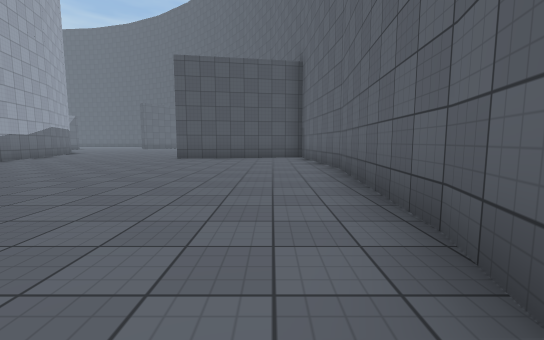
View 1 (above)

17 first-person views from a walk through a 3-D level made in the Unity game engine. The camera is 1.2 m above the floor, tilts 6° down and sees 90° across. The floor is counted in squares, 2 m on a side. Each view is taken from the middle of a square. On the plan, view 1 faces up. The plan holds only what a view shows up to about 9 squares ahead; the rest is blank. The place goes on beyond the plan. Surface patterns are stand-ins for the level's own textures.

View 2
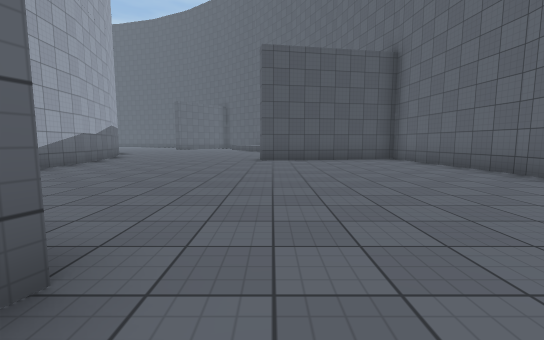

View 3
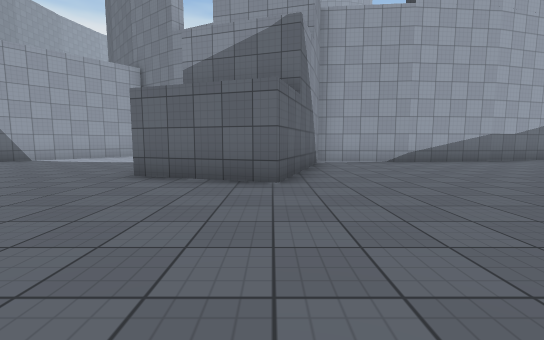

View 4
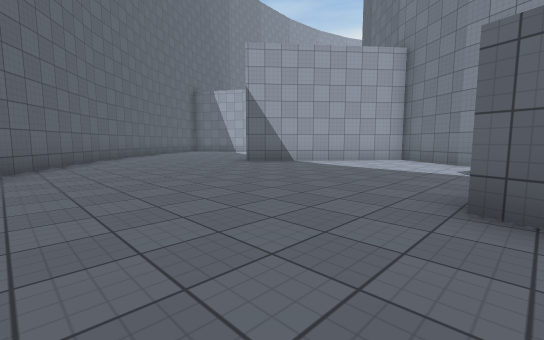

View 5
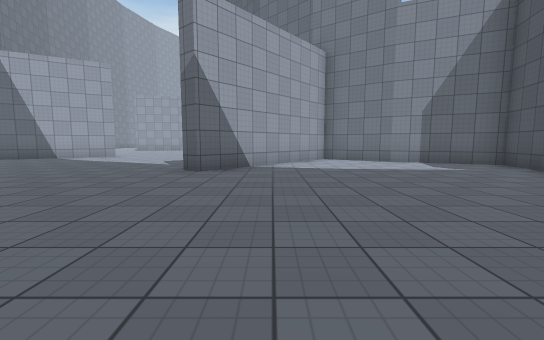

View 6
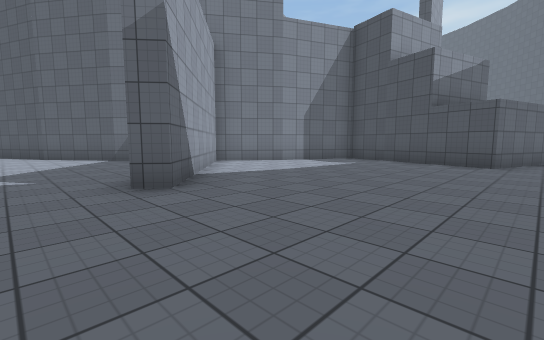

View 7
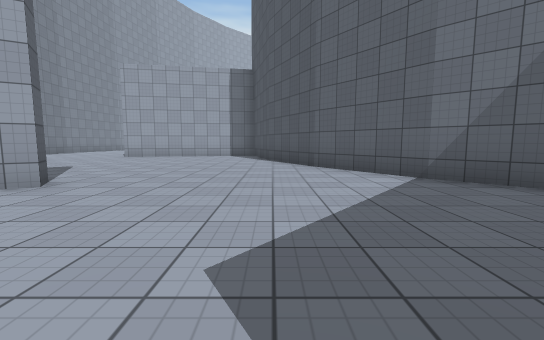

View 8
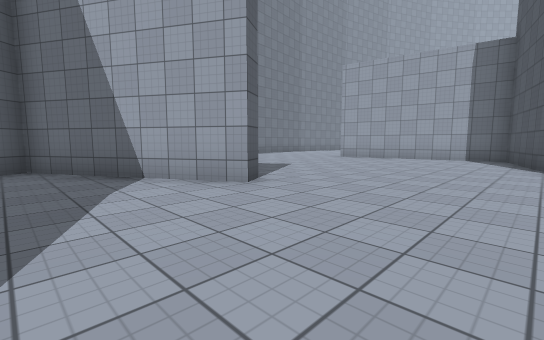

View 9
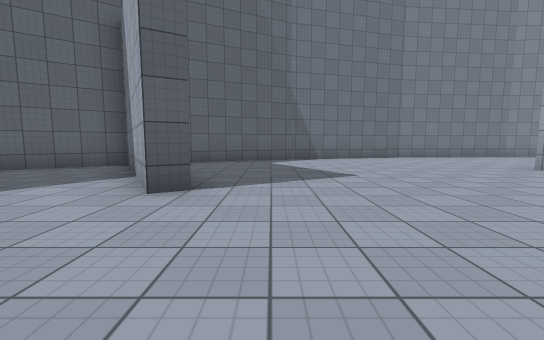

View 10
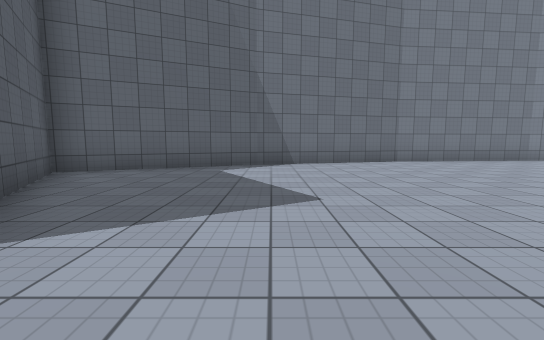

View 11
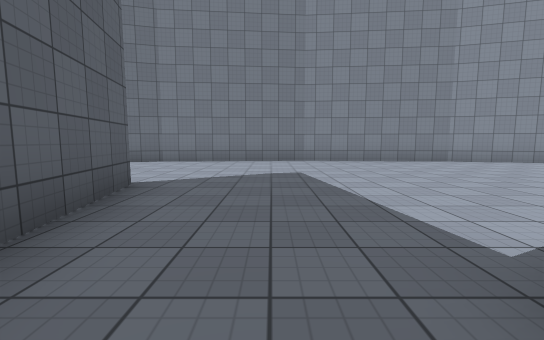

View 12
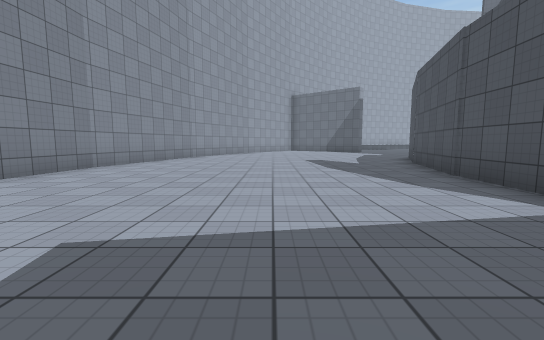

View 13
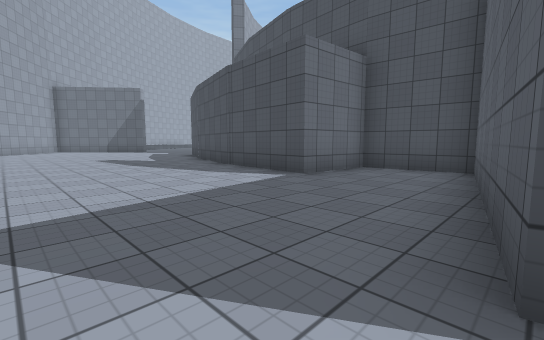

View 14
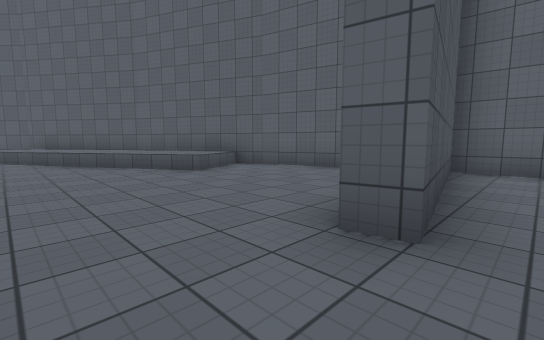

View 15
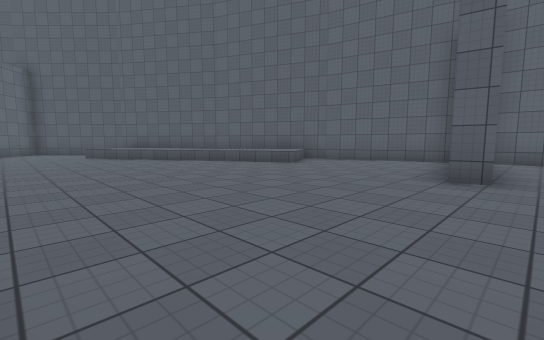

View 16
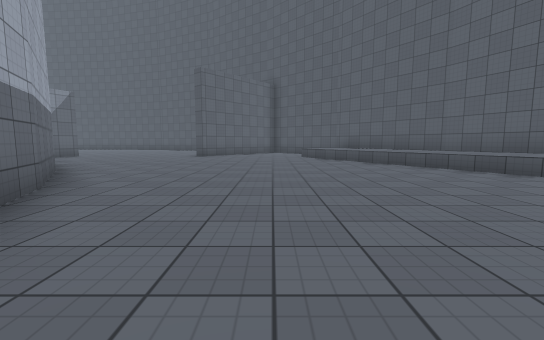

View 17
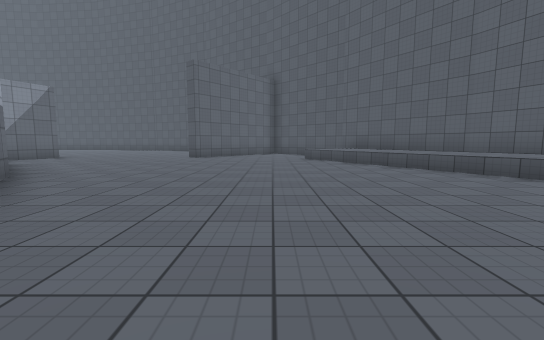

### Floor plan
Points are (right, up) in squares from view 1. A wall is a line through its corners. A room is listed if a view was taken in it or the views show most of it. See-through windows are left out.
Room 1 (views 1, 2, 3, 4, 5, 6, 7, 8, 9, 10, 11, 12, 13, 14, 15, 16, 17)
walls: (-9.9, -1.4) (-11.2, -3.2) (-7.4, -6.5) (-7.7, -6.9); (-12.4, -4.5) (-13.4, -5.5); (-13.3, -5.5) (-15.6, -7); (-15.4, -6.9) (-17.9, -8.1); (-8, 6) (-8.2, 3.5) (-3.9, 2.1) (-4.7, -0.4) (-8.9, 0.9) (-10.1, -1.6); (-4.3, -9.8) (-2, -6.5); (-4.7, -10.2) (-4.2, -9.7); (-13.1, -11.4) (-12.6, -11.1) (-10.3, -14.9) (-8.4, -13.6); (-17.8, -8.1) (-20.4, -8.8) (-20, -10.8); (-8.2, 8.7) (-8, 5.9); (0.9, 0.8) (1.1, 1.8); (1.1, 1.7) (1.5, 6.1); (-8.8, 10.9) (-8.2, 8.6); (1.5, 5.9) (1.1, 10.3) (-3.3, 9.5) (-3.4, 10); (-20, -13.8) (-20.9, -8.8) (-23, -9) (-23.2, -11) (-25.8, -10.8); (-14.7, -17) (-10.8, -15.2) (-12.1, -12.8); (1, 10.8) (0, 14.4); (-11.6, 15.7) (-10, 13.5) (-9.5, 12.5); (-25.7, -10.8) (-28.6, -10); (-18.8, -18.1) (-14.6, -17); (0, 14.3) (-1.8, 18.3); (-28.5, -10.1) (-30, -9.4); (-23.1, -18.5) (-18.7, -18.1); (-1.7, 18.2) (-3.1, 20.1); (-15, 20.1) (-15.3, 19.4); (-27.4, -18.1) (-23, -18.5); (-30.1, -17.4) (-27.2, -18.1)
low walls: (-0.3, 15) (-2.1, 14) (-5.5, 19.9)

Where each view was taken, in squares from view 1:
view 1: 0 up, 0 right, facing up
view 2: 1 up, 3 left, facing up
view 3: 2 up, 0 right, facing left
view 4: 0 up, 2 left, facing down-left
view 5: 5 down, 2 left, facing left
view 6: 8 down, 4 left, facing up-left
view 7: 8 down, 9 left, facing left
view 8: 8 down, 10 left, facing down-left
view 9: 8 down, 14 left, facing down
view 10: 10 down, 15 left, facing down
view 11: 10 down, 22 left, facing down
view 12: 14 down, 21 left, facing left
view 13: 15 down, 20 left, facing up-left
view 14: 9 up, 5 left, facing up-right
view 15: 9 up, 8 left, facing up-right
view 16: 10 up, 7 left, facing up
view 17: 11 up, 7 left, facing up
